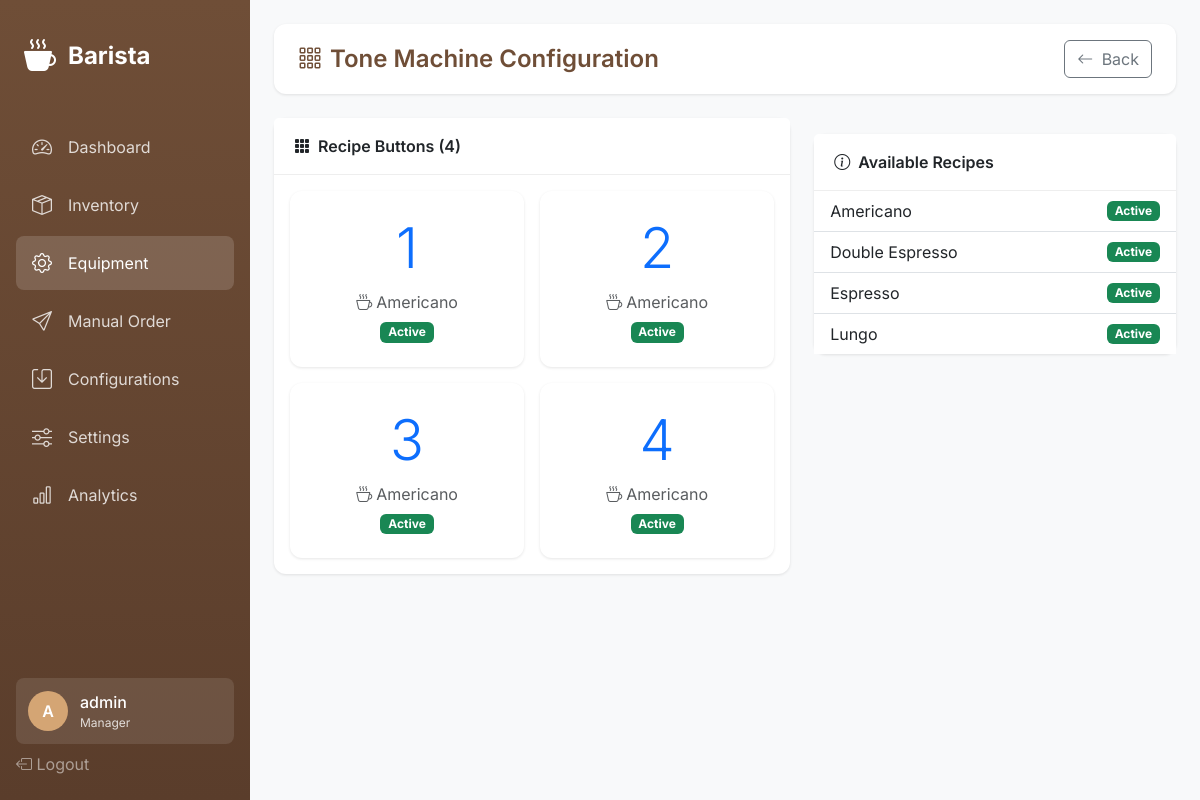
Screenshot of /equipment/tone-machine/ (signed in) with the database file from the repository.
### barista_app/models.py (models this page shows, shortened)
class UserProfile(AbstractUser):
    ROLE_CHOICES = [
        ('barista', 'Barista'),
        ('technician', 'Technician'),
        ('supervisor', 'Supervisor'),
        ('manager', 'Manager'),
    ]
    role = models.CharField(max_length=20, choices=ROLE_CHOICES, default='barista')
    last_activity = models.DateTimeField(null=True, blank=True)
    class Meta:
        db_table = 'user_profiles'

class ToneMachineButton(models.Model):
    BUTTON_CHOICES = [(i, f'Button {i}') for i in range(1, 5)]
    button_number = models.IntegerField(
        choices=BUTTON_CHOICES,
        unique=True,
        validators=[MinValueValidator(1), MaxValueValidator(4)]
    )
    recipe = models.ForeignKey(
        Recipe,
        on_delete=models.SET_NULL,
        null=True,
        blank=True,
        related_name='tone_buttons'
    )
    label = models.CharField(max_length=50, blank=True)
    is_active = models.BooleanField(default=True)
    updated_at = models.DateTimeField(auto_now=True)
    class Meta:
        db_table = 'tone_machine_buttons'
        ordering = ['button_number']

class Recipe(models.Model):
    name = models.CharField(max_length=100)
    description = models.TextField(blank=True)
    is_active = models.BooleanField(default=True)
    created_at = models.DateTimeField(auto_now_add=True)
    class Meta:
        db_table = 'recipes'
        ordering = ['name']

### barista_app/views.py (the view)
# urls.py: path('equipment/tone-machine/', views.tone_machine, name='tone-machine'),
@login_required
def tone_machine(request):
    buttons = ToneMachineButton.objects.all()
    recipes = Recipe.objects.filter(is_active=True)
    for i in range(1, 5):
        ToneMachineButton.objects.get_or_create(button_number=i)
    buttons = ToneMachineButton.objects.all()
    return render(request, 'barista/equipment/tone_machine.html', {
        'buttons': buttons,
        'recipes': recipes,
    })

### barista_app/templates/barista/equipment/tone_machine.html (shortened to what this page needs)
{% extends 'barista/base.html' %}
{% block content %}
<div class="top-bar">
    <h1 class="page-title">
        <i class="bi bi-grid-3x3-gap me-2"></i>Tone Machine Configuration
    </h1>
    <a href="{% url 'equipment-overview' %}" class="btn btn-outline-secondary">
        <i class="bi bi-arrow-left me-1"></i> Back
    </a>
</div>
<div class="row">
    <div class="col-lg-7">
        <div class="card">
            <div class="card-header">
                <i class="bi bi-grid-3x3-gap-fill me-2"></i>Recipe Buttons (4)
            </div>
            <div class="card-body">
                <div class="row g-3">
                    {% for button in buttons %}
                    <div class="col-6">
                        <div class="card h-100 border-2 {% if button.is_active %}border-primary{% else %}border-secondary{% endif %}"
                             style="cursor: pointer;"
                             onclick="editButton({{ button.button_number }})">
                            <div class="card-body text-center py-4">
                                <div class="display-4 mb-2 {% if button.is_active %}text-primary{% else %}text-secondary{% endif %}">
                                    {{ button.button_number }}
                                </div>
                                <p class="text-muted mb-0">
                                    {% if button.recipe %}
                                    <i class="bi bi-cup-hot me-1"></i>{{ button.recipe.name }}
                                    {% else %}
                                    <i class="bi bi-dash-circle me-1"></i>No recipe assigned
                                    {% endif %}
                                </p>
                                {% if button.is_active %}
                                <span class="badge bg-success mt-2">Active</span>
                                {% else %}
                                <span class="badge bg-secondary mt-2">Inactive</span>
                                {% endif %}
                            </div>
                        </div>
                    </div>
                    {% endfor %}
                </div>
            </div>
        </div>
    </div>
    <div class="col-lg-5">
        <div class="card mt-3">
            <div class="card-header">
                <i class="bi bi-info-circle me-2"></i>Available Recipes
            </div>
            <div class="card-body p-0">
                <ul class="list-group list-group-flush">
                    {% for recipe in recipes %}
                    <li class="list-group-item d-flex justify-content-between align-items-center">
                        <span>{{ recipe.name }}</span>
                        {% if recipe.is_active %}
                        <span class="badge bg-success">Active</span>
                        {% else %}
                        <span class="badge bg-secondary">Inactive</span>
                        {% endif %}
                    </li>
                    {% empty %}
                    <li class="list-group-item text-center text-muted">
                        No recipes available
                    </li>
                    {% endfor %}
                </ul>
            </div>
        </div>
    </div>
</div>
{% endblock %}

### barista_app/templates/barista/base.html (shortened to what this page needs)
{% load static %}
<!DOCTYPE html>
<html lang="en" data-bs-theme="light">
<head>
    <link href="https://cdn.jsdelivr.net/npm/bootstrap@5.3.2/dist/css/bootstrap.min.css" rel="stylesheet">
    <link href="https://cdn.jsdelivr.net/npm/bootstrap-icons@1.11.1/font/bootstrap-icons.css" rel="stylesheet">
</head>
<body>
    {% if user.is_authenticated %}
    <nav class="sidebar">
        <a href="{% url 'dashboard' %}" class="sidebar-brand">
            <i class="bi bi-cup-hot-fill"></i>
            <span>Barista</span>
        </a>
        <ul class="sidebar-nav">
            <li class="nav-item">
                <a href="{% url 'dashboard' %}" class="nav-link {% if request.resolver_match.url_name == 'dashboard' %}active{% endif %}">
                    <i class="bi bi-speedometer2"></i>
                    <span>Dashboard</span>
                </a>
            </li>
            <li class="nav-item">
                <a href="{% url 'inventory-dashboard' %}" class="nav-link {% if 'inventory' in request.path %}active{% endif %}">
                    <i class="bi bi-box-seam"></i>
                    <span>Inventory</span>
                </a>
            </li>
            <li class="nav-item">
                <a href="{% url 'equipment-overview' %}" class="nav-link {% if 'equipment' in request.path %}active{% endif %}">
                    <i class="bi bi-gear"></i>
                    <span>Equipment</span>
                </a>
            </li>
            <li class="nav-item">
                <a href="{% url 'manual-order' %}" class="nav-link {% if request.resolver_match.url_name == 'manual-order' %}active{% endif %}">
                    <i class="bi bi-send"></i>
                    <span>Manual Order</span>
                </a>
            </li>
            <li class="nav-item">
                <a href="{% url 'configurations-list' %}" class="nav-link {% if 'configurations' in request.path %}active{% endif %}">
                    <i class="bi bi-save"></i>
                    <span>Configurations</span>
                </a>
            </li>
            <li class="nav-item">
                <a href="{% url 'settings-display' %}" class="nav-link {% if 'settings' in request.path %}active{% endif %}">
                    <i class="bi bi-sliders"></i>
                    <span>Settings</span>
                </a>
            </li>
            <li class="nav-item">
                <a href="{% url 'analytics-overview' %}" class="nav-link {% if 'analytics' in request.path %}active{% endif %}">
                    <i class="bi bi-bar-chart"></i>
                    <span>Analytics</span>
                </a>
            </li>
        </ul>
        <div class="sidebar-footer">
            <div class="user-info">
                <div class="user-avatar">
                    {{ user.username|slice:":1"|upper }}
                </div>
                <div class="user-details">
                    <div class="user-name">{{ user.username }}</div>
                    <div class="user-role">{{ user.get_role_display }}</div>
                </div>
            </div>
            <a href="{% url 'logout' %}" class="nav-link text-white-50">
                <i class="bi bi-box-arrow-left"></i>
                <span>Logout</span>
            </a>
        </div>
    </nav>
    {% endif %}
    <main class="main-content {% if not user.is_authenticated %}ms-0{% endif %}">
        {% block content %}{% endblock %}
    </main>
</body>
</html>

### barista_app/templates/barista/base.html (style rules this page uses)
:root { --sidebar-width: 250px; --primary-color: #6f4e37; --secondary-color: #c4a484; --accent-color: #d4a574; }
* { font-family: 'Inter', sans-serif; }
body { background-color: #f8f9fa; min-height: 100vh; }
.sidebar { position: fixed; top: 0; left: 0; height: 100vh; width: var(--sidebar-width); background: linear-gradient(180deg, var(--primary-color) 0%, #5a3d2b 100%); padding: 1.5rem 1rem; z-index: 1000; transition: transform 0.3s ease; }
.sidebar-brand { color: white; font-size: 1.5rem; font-weight: 700; text-decoration: none; display: flex; align-items: center; gap: 0.75rem; padding: 0.5rem; margin-bottom: 2rem; }
.sidebar-brand i { font-size: 2rem; }
.sidebar-nav { list-style: none; padding: 0; margin: 0; }
.sidebar-nav .nav-item { margin-bottom: 0.25rem; }
.sidebar-nav .nav-link { color: rgba(255, 255, 255, 0.8); padding: 0.75rem 1rem; border-radius: 0.5rem; display: flex; align-items: center; gap: 0.75rem; text-decoration: none; transition: all 0.2s; }
.sidebar-nav .nav-link:hover, .sidebar-nav .nav-link.active { background: rgba(255, 255, 255, 0.15); color: white; }
.sidebar-nav .nav-link i { font-size: 1.25rem; width: 1.5rem; }
.sidebar-footer { position: absolute; bottom: 1.5rem; left: 1rem; right: 1rem; }
.user-info { background: rgba(255, 255, 255, 0.1); border-radius: 0.5rem; padding: 0.75rem; color: white; display: flex; align-items: center; gap: 0.75rem; margin-bottom: 0.5rem; }
.user-avatar { width: 40px; height: 40px; border-radius: 50%; background: var(--accent-color); display: flex; align-items: center; justify-content: center; font-weight: 600; }
.user-details { flex: 1; overflow: hidden; }
.user-name { font-weight: 500; white-space: nowrap; overflow: hidden; text-overflow: ellipsis; }
.user-role { font-size: 0.75rem; opacity: 0.8; }
.main-content { margin-left: var(--sidebar-width); padding: 1.5rem; min-height: 100vh; }
.top-bar { background: white; border-radius: 0.75rem; padding: 1rem 1.5rem; margin-bottom: 1.5rem; display: flex; justify-content: space-between; align-items: center; box-shadow: 0 1px 3px rgba(0,0,0,0.1); }
.page-title { font-size: 1.5rem; font-weight: 600; color: var(--primary-color); margin: 0; }
.card { border: none; border-radius: 0.75rem; box-shadow: 0 1px 3px rgba(0,0,0,0.1); }
.card-header { background: white; border-bottom: 1px solid #eee; font-weight: 600; padding: 1rem 1.25rem; }

### rows the page displays
UserProfile: username "A", username "admin", role "Manager"
ToneMachineButton: button_number "1", recipe.name "Americano", is_active "Active"
ToneMachineButton: button_number "2", recipe.name "Americano", is_active "Active"
ToneMachineButton: button_number "3", recipe.name "Americano", is_active "Active"
ToneMachineButton: button_number "4", recipe.name "Americano", is_active "Active"
Recipe: name "Americano", is_active "Active"
Recipe: name "Double Espresso", is_active "Active"
Recipe: name "Espresso", is_active "Active"
Recipe: name "Lungo", is_active "Active"
